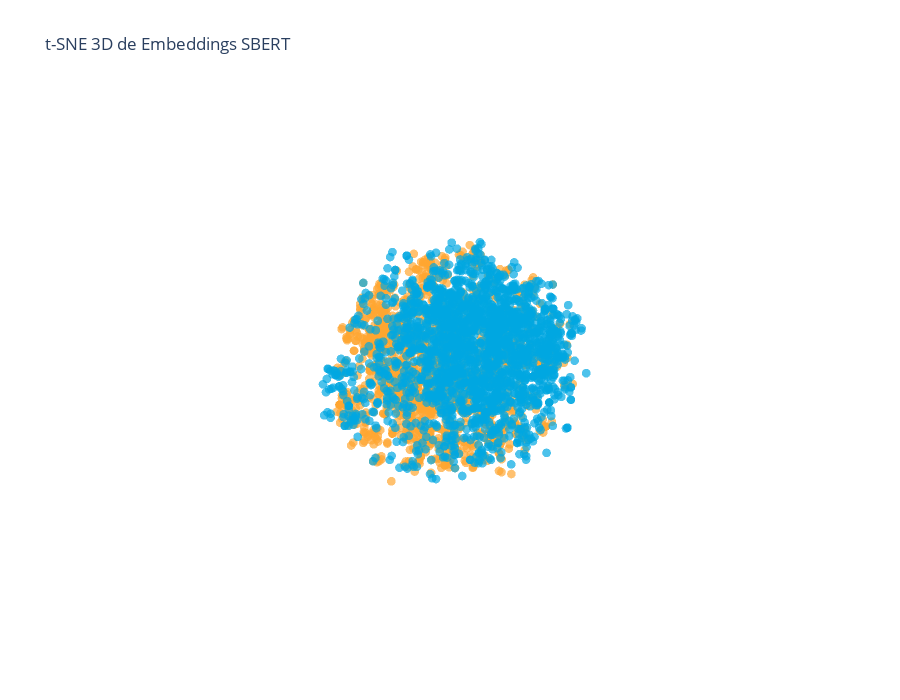

Notebook source saved alongside this figure:
### Markdown cell above
Por último incluyo una visualización 3d de este último embedding.

### Code cell
import plotly.express as px
y_str = df.target.map({0: 'No Desastre', 1: 'Desastre'}).astype(str)
df_plot = pd.DataFrame({
    'Dim1': embeddings_3d[:, 0],
    'Dim2': embeddings_3d[:, 1],
    'Dim3': embeddings_3d[:, 2],
    'Target': y_str,
    'Text': df['text_emb'].str[:50] + '...'
})
df_subset = df_plot.sample(frac=0.5, random_state=SEED)
# Gráfico interactivo
fig = px.scatter_3d(
    df_subset,
    x='Dim1', y='Dim2', z='Dim3',
    color='Target',
    hover_name='Text',
    hover_data={
        'Dim1': False, 
        'Dim2': False, 
        'Dim3': False, 
        'Target': True, 
        'Text': False
    },
    title='t-SNE 3D de Embeddings SBERT',
    color_discrete_map={'No Desastre': CUSTOM_PALLETE[0], 'Desastre': CUSTOM_PALLETE[1]}
)

fig.update_layout(showlegend=False)
fig.update_traces(marker=dict(size=3, opacity=0.7))
fig.update_layout(
    width=900,
    height=700,
    showlegend=False,
    scene=dict(
        xaxis=dict(visible=False),
        yaxis=dict(visible=False),
        zaxis=dict(visible=False)
    )
)

fig.show()

### Figure 1 — Plotly figure (JSON) as saved in the notebook; plotly's stock layout.template omitted (floating-point values rounded to 4 significant figures; data arrays with more than 128 entries replaced by an {"elided": "..."} marker saying what was removed)
{"data": [{"customdata": {"elided": "1621x2 str values"}, "hovertemplate": "<b>%{hovertext}</b><br><br>Target=%{customdata[0]}<extra></extra>", "hovertext": {"elided": "1621 str values"}, "legendgroup": "Desastre", "marker": {"color": "#FFA630", "opacity": 0.7, "size": 3, "symbol": "circle"}, "mode": "markers", "name": "Desastre", "scene": "scene", "showlegend": true, "type": "scatter3d", "x": {"elided": "1621 float values"}, "y": {"elided": "1621 float values"}, "z": {"elided": "1621 float values"}}, {"customdata": {"elided": "2185x2 str values"}, "hovertemplate": "<b>%{hovertext}</b><br><br>Target=%{customdata[0]}<extra></extra>", "hovertext": {"elided": "2185 str values"}, "legendgroup": "No Desastre", "marker": {"color": "#00A7E1", "opacity": 0.7, "size": 3, "symbol": "circle"}, "mode": "markers", "name": "No Desastre", "scene": "scene", "showlegend": true, "type": "scatter3d", "x": {"elided": "2185 float values"}, "y": {"elided": "2185 float values"}, "z": {"elided": "2185 float values"}}], "layout": {"height": 700, "legend": {"title": {"text": "Target"}, "tracegroupgap": 0}, "scene": {"domain": {"x": [0, 1], "y": [0, 1]}, "xaxis": {"title": {"text": "Dim1"}, "visible": false}, "yaxis": {"title": {"text": "Dim2"}, "visible": false}, "zaxis": {"title": {"text": "Dim3"}, "visible": false}}, "showlegend": false, "title": {"text": "t-SNE 3D de Embeddings SBERT"}, "width": 900}}
